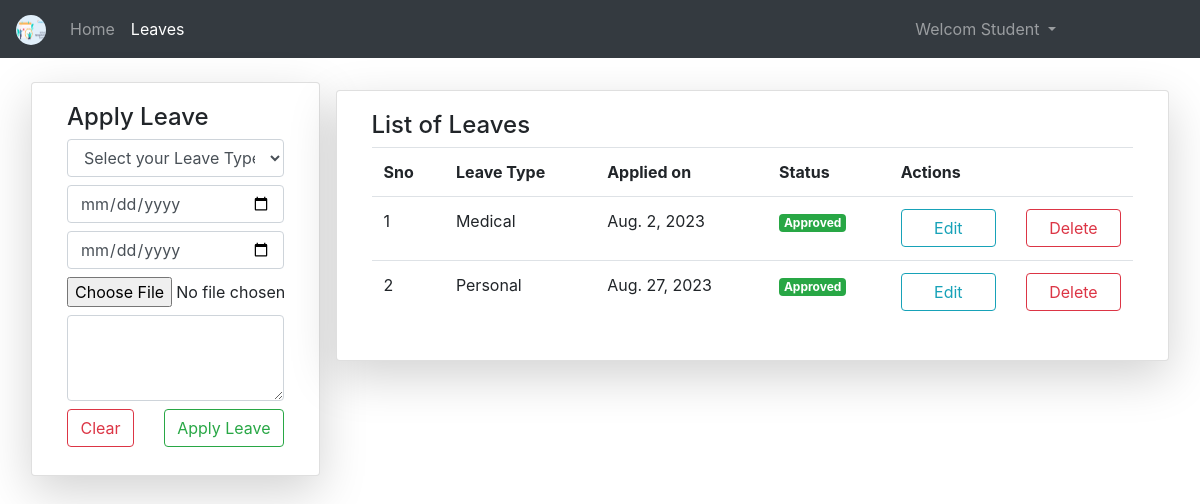
The page /lvst/ (signed in) on the database its author committed.
### LApp/models.py (models this page shows)
class Leave(models.Model):
    y = [
        ('s','Select your Leave Type'),
        ('Personal','Personal'),
        ('Medical','Medical'),
    ]
    d = [
        ('g','Pending'),
        ('a','Approved'),
        ('d','Declined'),
    ]
    leavetype = models.CharField(choices=y,default='s',max_length=15)
    startdate = models.DateField()
    enddate = models.DateField()
    appldate = models.DateField(default=timezone.now)
    reason = models.CharField(max_length=200)
    leavestatus = models.CharField(choices=d,default='g',max_length=10)
    tchdescc = models.CharField(max_length=200,blank=False)
    leaveatch = models.FileField(upload_to='Attachments/')
    st = models.ForeignKey(User,on_delete=models.CASCADE)

### LApp/views.py (the view, shortened to what this page needs)
# urls.py: path("lvst/",views.leavelist,name="lvs"),
def leavelist(request):
	p=Leave.objects.filter(st_id = request.user.id)
	d=LeavForm()
	return render(request,'html/leavelist.html',{'z':d,'h':p})

### LApp/forms.py
class LeavForm(forms.ModelForm):
	class Meta:
		model=Leave
		fields = ["leavetype","startdate","enddate","leaveatch","reason"]
		widgets = {
			"leavetype":forms.Select(attrs={
				"class":"form-control my-2",
			}),
			"startdate":forms.DateInput(attrs={
				"class":"form-control my-2",
				"type":"date",
			}),
			"enddate":forms.DateInput(attrs={
				"class":"form-control my-2",
				"type":"date",
			}),
			"reason":forms.Textarea(attrs={
				"class":"form-control my-2",
				"rows":"3",
			}),
		}

### templates/html/leavelist.html (shortened to what this page needs)
{% extends 'html/base.html' %}
{% block content %}
  <div class="container-fluid mt-4">
    <div class="row mx-2">
      <div class="card col-md-3 mx-2 shadow-lg">
        <div class="card-body">
          <h4>Apply Leave</h4>
          <form method="POST" enctype="multipart/form-data">
            {% for i in z %}
                {{i}}
            {% endfor %}
            <div class="row my-2">
                <div class="col">
                    <input type="reset" value="Clear" class="btn btn-outline-danger form-control">
                </div>
                <div class="col">
                    <input type="submit" value="Apply Leave" class="btn btn-outline-success form-control">
                </div>
            </div>
          </form>
        </div>
      </div>
      <div class="card col-md shadow-lg h-100 mx-2 my-2">
        <div class="card-body">
          <h4>List of Leaves</h4>
          <table class="table">
            <tr>
                <th>Sno</th>
                <th>Leave Type</th>
                <th>Applied on</th>
                <th>Status</th>
                <th>Actions</th>
            </tr>
            {% for i in h %}
            <tr>
                <td>{{forloop.counter}}</td>
                <td>{{i.leavetype}}</td>
                <td>{{i.appldate}}</td>
                <td>
                    {% if i.leavestatus == "g" %}
                        <p class="badge badge-warning">Pending</p>
                    {% elif i.leavestatus == "a" %}
                        <p class="badge badge-success">Approved</p>
                    {% else %}
                        <p class="badge badge-danger">Declined</p>
                    {% endif %}
                </td>
                <td>
                    <div class="row">
                        <div class="col">
                            <a href="{% url 'upls' i.id %}" class="btn btn-outline-info form-control">Edit</a>
                        </div>
                        <div class="col">
                            <a href="{% url 'dlu' i.id %}" class="btn btn-outline-danger form-control">Delete</a>
                        </div>
                    </div>
                </td>
            </tr>
            {% endfor %}
          </table>
        </div>
      </div>
    </div>
  </div>
{% endblock %}

### rows shown on the page
Leave: leavetype "Medical", appldate "Aug. 2, 2023", leavestatus "Approved"
Leave: leavetype "Personal", appldate "Aug. 27, 2023", leavestatus "Approved"
